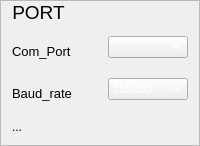
                  <widget class="QFrame" name="frame_comport_2">
                   <property name="maximumSize">
                    <size>
                     <width>250</width>
                     <height>16777215</height>
                    </size>
                   </property>
                   <property name="layoutDirection">
                    <enum>Qt::LeftToRight</enum>
                   </property>
                   <property name="frameShape">
                    <enum>QFrame::StyledPanel</enum>
                   </property>
                   <property name="frameShadow">
                    <enum>QFrame::Plain</enum>
                   </property>
                   <layout class="QFormLayout" name="formLayout_6">
                    <property name="horizontalSpacing">
                     <number>6</number>
                    </property>
                    <property name="verticalSpacing">
                     <number>12</number>
                    </property>
                    <property name="topMargin">
                     <number>0</number>
                    </property>
                    <item row="2" column="0">
                     <widget class="QLabel" name="lb_portInfo">
                      <property name="font">
                       <font>
                        <pointsize>14</pointsize>
                       </font>
                      </property>
                      <property name="text">
                       <string>PORT</string>
                      </property>
                      <property name="alignment">
                       <set>Qt::AlignCenter</set>
                      </property>
                     </widget>
                    </item>
                    <item row="3" column="0">
                     <widget class="QLabel" name="lb_nameport">
                      <property name="minimumSize">
                       <size>
                        <width>90</width>
                        <height>30</height>
                       </size>
                      </property>
                      <property name="maximumSize">
                       <size>
                        <width>16777215</width>
                        <height>16777215</height>
                       </size>
                      </property>
                      <property name="font">
                       <font>
                        <family>Tahoma</family>
                        <pointsize>10</pointsize>
                       </font>
                      </property>
                      <property name="text">
                       <string>Com_Port</string>
                      </property>
                     </widget>
                    </item>
                    <item row="3" column="1">
                     <widget class="QComboBox" name="cbb_nameport">
                      <property name="maximumSize">
                       <size>
                        <width>150</width>
                        <height>16777215</height>
                       </size>
                      </property>
                      <property name="styleSheet">
                       <string notr="true">color: rgb(255, 255, 255);</string>
                      </property>
                      <property name="sizeAdjustPolicy">
                       <enum>QComboBox::AdjustToContentsOnFirstShow</enum>
                      </property>
                      <property name="duplicatesEnabled">
                       <bool>false</bool>
                      </property>
                     </widget>
                    </item>
                    <item row="4" column="0">
                     <widget class="QLabel" name="lb_baudrate">
                      <property name="minimumSize">
                       <size>
                        <width>90</width>
                        <height>30</height>
                       </size>
                      </property>
                      <property name="maximumSize">
                       <size>
                        <width>16777215</width>
                        <height>16777215</height>
                       </size>
                      </property>
                      <property name="font">
                       <font>
                        <family>Tahoma</family>
                        <pointsize>10</pointsize>
                       </font>
                      </property>
                      <property name="text">
                       <string>Baud_rate</string>
                      </property>
                     </widget>
                    </item>
                    <item row="4" column="1">
                     <widget class="QComboBox" name="cbb_baudrate">
                      <property name="maximumSize">
                       <size>
                        <width>100</width>
                        <height>16777215</height>
                       </size>
                      </property>
                      <property name="styleSheet">
                       <string notr="true">color: rgb(255, 255, 255);</string>
                      </property>
                      <item>
                       <property name="text">
                        <string>115200</string>
                       </property>
                      </item>
                      <item>
                       <property name="text">
                        <string>9600</string>
                       </property>
                      </item>
                      <item>
                       <property name="text">
                        <string>57600</string>
                       </property>
                      </item>
                      <item>
                       <property name="text">
                        <string/>
                       </property>
                      </item>
                     </widget>
                    </item>
                    <item row="5" column="0" colspan="2">
                     <widget class="QLabel" name="lb_status_connect_port">
                      <property name="text">
                       <string>...</string>
                      </property>
                     </widget>
                    </item>
                   </layout>
                  </widget>
